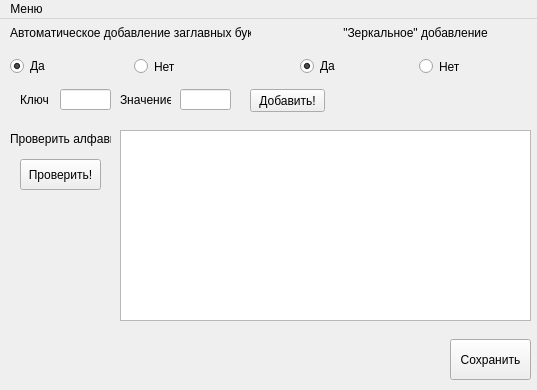
<?xml version="1.0" encoding="UTF-8"?>
<ui version="4.0">
 <class>Mono_Alpha_Add_Dict</class>
 <widget class="QMainWindow" name="Mono_Alpha_Add_Dict">
  <property name="geometry">
   <rect>
    <x>0</x>
    <y>0</y>
    <width>537</width>
    <height>390</height>
   </rect>
  </property>
  <property name="windowTitle">
   <string>Amgine</string>
  </property>
  <property name="autoFillBackground">
   <bool>false</bool>
  </property>
  <widget class="QWidget" name="centralwidget">
   <widget class="QLineEdit" name="le_key">
    <property name="geometry">
     <rect>
      <x>60</x>
      <y>70</y>
      <width>51</width>
      <height>21</height>
     </rect>
    </property>
   </widget>
   <widget class="QLineEdit" name="le_value">
    <property name="geometry">
     <rect>
      <x>180</x>
      <y>70</y>
      <width>51</width>
      <height>21</height>
     </rect>
    </property>
   </widget>
   <widget class="QLabel" name="label">
    <property name="geometry">
     <rect>
      <x>20</x>
      <y>70</y>
      <width>31</width>
      <height>21</height>
     </rect>
    </property>
    <property name="text">
     <string>Ключ</string>
    </property>
   </widget>
   <widget class="QLabel" name="label_2">
    <property name="geometry">
     <rect>
      <x>120</x>
      <y>70</y>
      <width>51</width>
      <height>21</height>
     </rect>
    </property>
    <property name="text">
     <string>Значение</string>
    </property>
   </widget>
   <widget class="QPushButton" name="btn_add">
    <property name="geometry">
     <rect>
      <x>250</x>
      <y>70</y>
      <width>75</width>
      <height>23</height>
     </rect>
    </property>
    <property name="text">
     <string>Добавить!</string>
    </property>
   </widget>
   <widget class="QPushButton" name="btn_check">
    <property name="geometry">
     <rect>
      <x>20</x>
      <y>140</y>
      <width>81</width>
      <height>31</height>
     </rect>
    </property>
    <property name="sizePolicy">
     <sizepolicy hsizetype="Ignored" vsizetype="Ignored">
      <horstretch>0</horstretch>
      <verstretch>0</verstretch>
     </sizepolicy>
    </property>
    <property name="text">
     <string>Проверить!</string>
    </property>
   </widget>
   <widget class="QTextBrowser" name="textBrowser_check">
    <property name="geometry">
     <rect>
      <x>120</x>
      <y>111</y>
      <width>411</width>
      <height>191</height>
     </rect>
    </property>
    <property name="html">
     <string>&lt;!DOCTYPE HTML PUBLIC &quot;-//W3C//DTD HTML 4.0//EN&quot; &quot;http://www.w3.org/TR/REC-html40/strict.dtd&quot;&gt;
&lt;html&gt;&lt;head&gt;&lt;meta name=&quot;qrichtext&quot; content=&quot;1&quot; /&gt;&lt;style type=&quot;text/css&quot;&gt;
p, li { white-space: pre-wrap; }
&lt;/style&gt;&lt;/head&gt;&lt;body style=&quot; font-family:'MS Shell Dlg 2'; font-size:8.25pt; font-weight:400; font-style:normal;&quot;&gt;
&lt;p style=&quot;-qt-paragraph-type:empty; margin-top:0px; margin-bottom:0px; margin-left:0px; margin-right:0px; -qt-block-indent:0; text-indent:0px; font-size:10pt;&quot;&gt;&lt;br /&gt;&lt;/p&gt;&lt;/body&gt;&lt;/html&gt;</string>
    </property>
   </widget>
   <widget class="QPushButton" name="btn_save_dict">
    <property name="geometry">
     <rect>
      <x>450</x>
      <y>320</y>
      <width>81</width>
      <height>41</height>
     </rect>
    </property>
    <property name="text">
     <string>Сохранить</string>
    </property>
   </widget>
   <widget class="QWidget" name="verticalLayoutWidget">
    <property name="geometry">
     <rect>
      <x>10</x>
      <y>0</y>
      <width>241</width>
      <height>61</height>
     </rect>
    </property>
    <layout class="QVBoxLayout" name="verticalLayout">
     <item>
      <widget class="QLabel" name="label_3">
       <property name="text">
        <string>&lt;html&gt;&lt;head/&gt;&lt;body&gt;&lt;p align=&quot;center&quot;&gt;Автоматическое добавление заглавных букв&lt;/p&gt;&lt;/body&gt;&lt;/html&gt;</string>
       </property>
      </widget>
     </item>
     <item>
      <layout class="QHBoxLayout" name="horizontalLayout">
       <item>
        <widget class="QRadioButton" name="rb_cap_on">
         <property name="text">
          <string>Да</string>
         </property>
         <property name="checked">
          <bool>true</bool>
         </property>
         <attribute name="buttonGroup">
          <string notr="true">buttonGroup</string>
         </attribute>
        </widget>
       </item>
       <item>
        <widget class="QRadioButton" name="rb_cap_off">
         <property name="sizePolicy">
          <sizepolicy hsizetype="Preferred" vsizetype="Preferred">
           <horstretch>0</horstretch>
           <verstretch>0</verstretch>
          </sizepolicy>
         </property>
         <property name="text">
          <string>Нет</string>
         </property>
         <property name="checked">
          <bool>false</bool>
         </property>
         <attribute name="buttonGroup">
          <string notr="true">buttonGroup</string>
         </attribute>
        </widget>
       </item>
      </layout>
     </item>
    </layout>
   </widget>
   <widget class="QWidget" name="verticalLayoutWidget_2">
    <property name="geometry">
     <rect>
      <x>300</x>
      <y>0</y>
      <width>231</width>
      <height>61</height>
     </rect>
    </property>
    <layout class="QVBoxLayout" name="verticalLayout_2">
     <item>
      <widget class="QLabel" name="label_4">
       <property name="text">
        <string>&lt;html&gt;&lt;head/&gt;&lt;body&gt;&lt;p align=&quot;center&quot;&gt;&amp;quot;Зеркальное&amp;quot;  добавление&lt;/p&gt;&lt;/body&gt;&lt;/html&gt;</string>
       </property>
      </widget>
     </item>
     <item>
      <layout class="QHBoxLayout" name="horizontalLayout_2">
       <item>
        <widget class="QRadioButton" name="rb_mirrior_on">
         <property name="text">
          <string>Да</string>
         </property>
         <property name="checked">
          <bool>true</bool>
         </property>
         <attribute name="buttonGroup">
          <string notr="true">buttonGroup_2</string>
         </attribute>
        </widget>
       </item>
       <item>
        <widget class="QRadioButton" name="rb_mirror_off">
         <property name="sizePolicy">
          <sizepolicy hsizetype="Preferred" vsizetype="Minimum">
           <horstretch>0</horstretch>
           <verstretch>0</verstretch>
          </sizepolicy>
         </property>
         <property name="text">
          <string>Нет</string>
         </property>
         <attribute name="buttonGroup">
          <string notr="true">buttonGroup_2</string>
         </attribute>
        </widget>
       </item>
      </layout>
     </item>
    </layout>
   </widget>
   <widget class="QLabel" name="label_5">
    <property name="geometry">
     <rect>
      <x>10</x>
      <y>110</y>
      <width>101</width>
      <height>20</height>
     </rect>
    </property>
    <property name="sizePolicy">
     <sizepolicy hsizetype="Ignored" vsizetype="Ignored">
      <horstretch>0</horstretch>
      <verstretch>0</verstretch>
     </sizepolicy>
    </property>
    <property name="text">
     <string>Проверить алфавит</string>
    </property>
   </widget>
   <widget class="QLabel" name="label_error">
    <property name="geometry">
     <rect>
      <x>10</x>
      <y>320</y>
      <width>431</width>
      <height>41</height>
     </rect>
    </property>
    <property name="text">
     <string/>
    </property>
   </widget>
  </widget>
  <widget class="QMenuBar" name="menubar">
   <property name="geometry">
    <rect>
     <x>0</x>
     <y>0</y>
     <width>537</width>
     <height>21</height>
    </rect>
   </property>
   <widget class="QMenu" name="menu">
    <property name="title">
     <string>Меню</string>
    </property>
    <addaction name="action"/>
    <addaction name="action_2"/>
    <addaction name="action_3"/>
   </widget>
   <addaction name="menu"/>
  </widget>
  <action name="action">
   <property name="text">
    <string>О программе</string>
   </property>
  </action>
  <action name="action_2">
   <property name="text">
    <string>История</string>
   </property>
  </action>
  <action name="action_3">
   <property name="text">
    <string>Помощь</string>
   </property>
  </action>
 </widget>
 <resources/>
 <connections/>
 <buttongroups>
  <buttongroup name="buttonGroup_2"/>
  <buttongroup name="buttonGroup"/>
 </buttongroups>
</ui>
